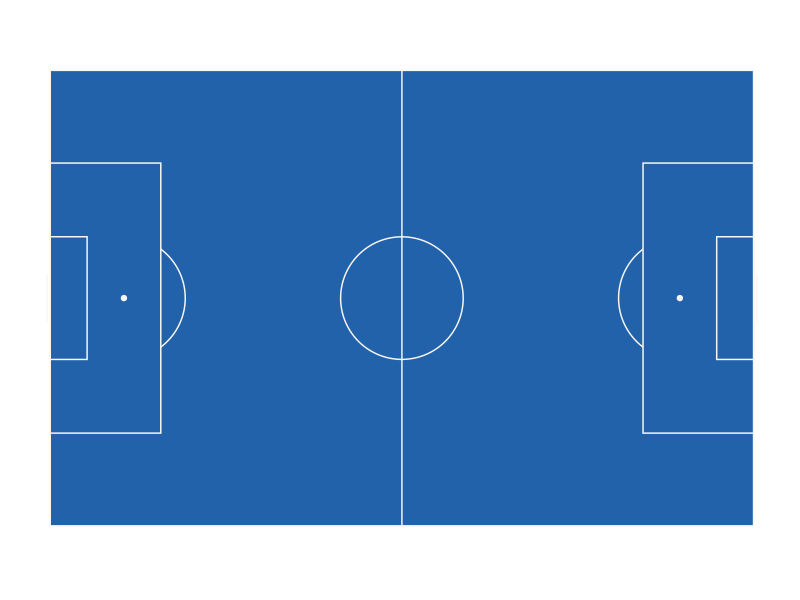

Generate this figure with R:
library(ggplot2)
library(ggforce)

background_color = "#2162AA"
foreground_color = "#F7F6F4"

ggplot() +  geom_rect(aes(xmin = 0, xmax = 105, ymin = 0, ymax = 68), #entire pitch with FIFA dimensions
            fill = background_color, 
            colour = foreground_color, 
            size = .5) +
            geom_circle(aes(x0 = 105 / 2, y0 = 68 / 2, r = 9.15), colour=foreground_color) + #centre circle
            geom_circle(aes(x0 = 11, y0 = 68 / 2, r = 9.15), colour=foreground_color) + #penalty arc
            geom_circle(aes(x0 = 105 - 11, y0 = 68 / 2, r = 9.15), colour=foreground_color) + #penalty arc
            geom_rect(aes(xmin = 0, xmax = 16.5, ymin = 68 / 2 - 7.32 / 2 - 16.5, ymax = 68 / 2 + 7.32 / 2 + 16.5), #penalty box
                      fill = background_color, 
                      colour = foreground_color, 
                      size = .5) +
            geom_rect(aes(xmin = 105 - 16.5, xmax = 105, ymin = 68 / 2 - 7.32 / 2 - 16.5, ymax = 68 / 2 + 7.32 / 2 + 16.5),  #penalty box
                      fill = background_color, 
                      colour = foreground_color, 
                      size = .5) +
            geom_point(aes(x = 11, y = 68 / 2), colour=foreground_color) + #penalty spot
            geom_point(aes(x = 105 -11, y = 68 / 2), colour=foreground_color) + #penalty spot
            geom_segment(aes(x = -.5, xend = -.5, y = 68 / 2 + 7.32 / 2, yend = 68 / 2 - 7.32 / 2), colour=foreground_color) + #goal
            geom_segment(aes(x = 105.5, xend = 105.5, y = 68 / 2 + 7.32 / 2, yend = 68 / 2 - 7.32 / 2), colour=foreground_color) + #goal
            geom_rect(aes(xmin = 0, xmax = 5.5, ymin = 68 / 2 - 7.32 / 2 - 5.5, ymax = 68 / 2 + 7.32 / 2 + 5.5), #6 yard box
                      fill = background_color, 
                      colour = foreground_color, 
                      size = .5) +
            geom_rect(aes(xmin = 105 - 5.5, xmax = 105, ymin = 68 / 2 - 7.32 / 2 - 5.5, ymax = 68 / 2 + 7.32 / 2 + 5.5),  #6 yard box
                      fill = background_color, 
                      colour = foreground_color, 
                      size = .5) +
            geom_segment(aes(x = 105 /2, y = 0, xend = 105 / 2, yend = 68), colour=foreground_color) + #halfway line
            coord_fixed() +
              theme(rect = element_blank(), #remove additional ggplot2 features: lines, axis, etc...
                  line = element_blank(),axis.title.y = element_blank(),
                  legend.position = "none", 
                  axis.title.x = element_blank(),
                  axis.text.x = element_blank(),
                  axis.text.y = element_blank())
